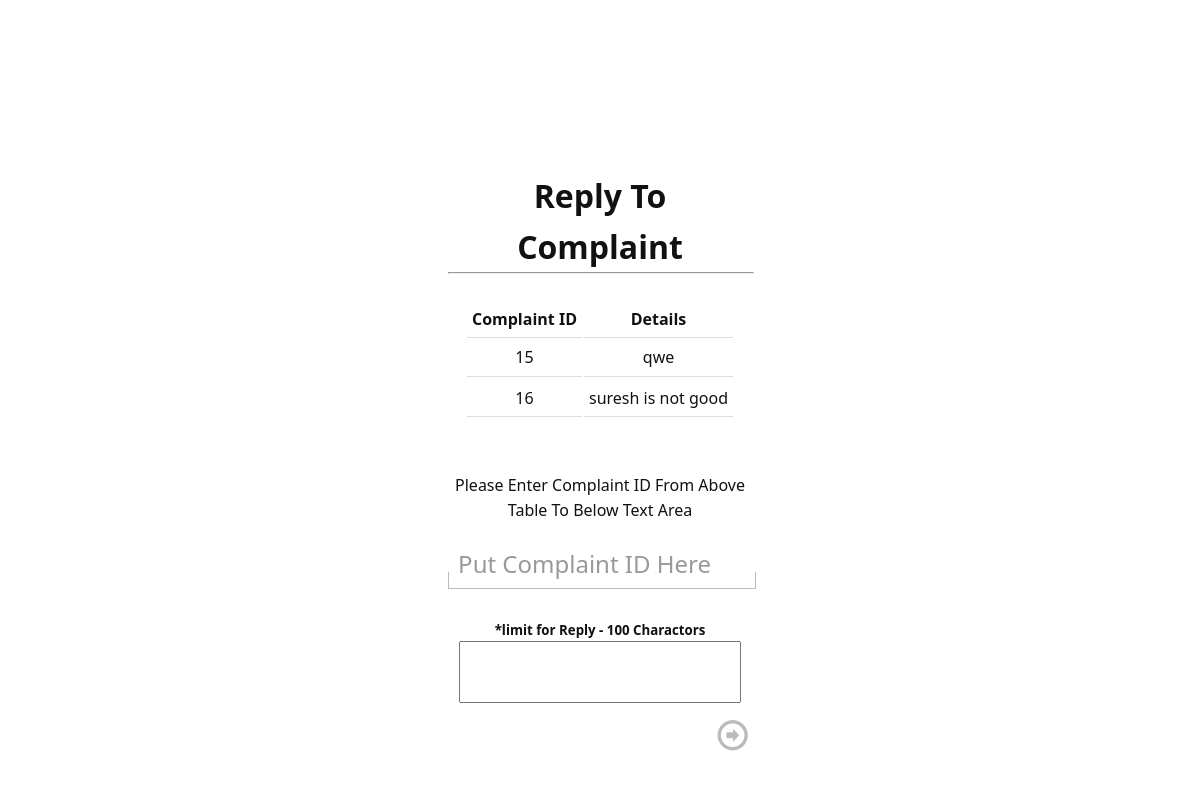
/form/r_comp.php (signed in), run on the app's committed database.
### tables this page shows
CREATE TABLE IF NOT EXISTS `complaints` (
  `cid` int(11) NOT NULL AUTO_INCREMENT,
  `sid` varchar(10) NOT NULL,
  `lid` varchar(10) NOT NULL,
  `date` date NOT NULL,
  `details` varchar(100) NOT NULL,
  `r_flag` varchar(1) NOT NULL,
  PRIMARY KEY (`cid`)
);

### form/r_comp.php (the view, shortened to what this page needs)
<!DOCTYPE html>
<html >
<head>
  <link rel='stylesheet' href='temp/css/style.css'>
</head>
<body>
<?php @session_start();
if(isset($_SESSION['utype'])){
  if($_SESSION['utype'] == 'parent'){
      echo"<form action='../p/r_comp.php' method='POST'>
      <br/>";
      $sid = $_SESSION['p_sid'];
      require('../p/linked_conn.php');
      $query1 = "SELECT * from `complaints` where `sid`= '$sid' && `r_flag` = 'p'";
      if($run = $conn->query($query1)){
        $rows = array();
        while($row = $run->fetch_assoc()){
            $rows[] = $row;
        }
        if(!empty($rows)){
          echo"<h1>Reply To Complaint</h1>
          <center><table margin-top: 10px;'>
          <th>Complaint ID</th><th>Details</th> ";
          $run2 = $conn->query($query1);
            while($row = $run2->fetch_assoc()){
              echo "<tr><td>".$row['cid']."</td><td>".$row['details']."</td><tr>";
            }
          echo "<hr style='width: 100%'><br></table></center>";
          echo '<br>'.'<br>'."Please Enter Complaint ID From Above Table To Below Text Area";
          echo "<span class='input'></span>
          <input type='number' name='cid' min='0' max='99999999999' placeholder='Put Complaint ID Here' autofocus autocomplete='off' required/>
          <span class='input' ></span>
          <h5>*limit for Reply - 100 Charactors</h5>
          <textarea maxlength='100' style='resize:none; height: 40px; width: 260px; padding:10px;' name='details' id='details' placeholder='Enter Reply' required on></textarea>
          <script type='text/javascript'>
            document.addEventListener('DOMContentLoaded',blank);
            function blank(){
              document.getElementById('details').value = ' ';
            }
          </script>
          <br><br><br>
          <button type='submit' value='Submit' title='Submit' class='icon-arrow-right'><span>Submit</span></button>
          </form>
          <script src='http://cdnjs.cloudflare.com/ajax/libs/jquery/2.1.3/jquery.min.js'></script>
          <script src='js/index.js'></script>";
        }else{
          echo "<h1>There Are Not Any Complaints Yet !</h1>";
        }
      }else{
      echo "<h1>Table Fetch Error".mysqli_error($conn)."</h1>";
      }
   }else{
    echo "<center><h1 style='padding: 100px;'>This Page Is Only For Parents ! You Will Be Redirected To Main age In 10 Seconds.</h1></center>";
    header('Refresh: 10; url= ../index.php',303,false);
   }
} else{
  echo "<center><h1 style='padding: 100px;'>Please Login First ! You Will Be Redirected To Login Page In 10 Seconds.</h1></center>";
  header('Refresh: 10; url= ../index.php',303,false);
}
?>
</body>
</html>

### form/temp/css/style.css (style rules this page uses)
* { margin: 0; padding: 0; }
[class*="icon-"] { font-family: 'form'; speak: none; font-style: normal; font-weight: normal; font-variant: normal; text-transform: none; line-height: 1; -webkit-font-smoothing: antialiased; -moz-osx-font-smoothing: grayscale; }
.icon-arrow-right:before { content: "\3e"; }
body, input { font-family: "Avenir Next", Avenir, "Segoe UI", Roboto, "Helvetica Neue", sans-serif; }
body { line-height: 1.6; -webkit-font-smoothing: antialiased; background: #fff; color: #111; }
form { margin: 12% auto; width: 19em; text-align: center; position: relative; -webkit-animation: moveDown .3s; -moz-animation: moveDown .3s; animation: moveDown .3s; -webkit-animation-fill-mode: forwards; -moz-animation-fill-mode: forwards; animation-fill-mode: forwards; }
input { color: #444; font-size: 1.5em; outline: none; box-shadow: none; -webkit-appearance: none; border-radius: 0; border-top: none; border-left: solid 1px; border-right: solid 1px; border-bottom: solid 1px; border-color: #bbb; background: transparent; display: block; height: 2em; width: 12em; margin-bottom: 5%; padding: 0 3%; position: relative; z-index: 0; -webkit-transition: border .25s; -moz-transition: border .25s; -o-transition: border .25s; transition: border .25s; }
.input, #passwordMeter { speak: none; -webkit-touch-callout: none; -webkit-user-select: none; -khtml-user-select: none; -moz-user-select: none; -ms-user-select: none; user-select: none; display: block; position: relative; width: .25em; height: 3em; background: #fff; margin: 0% 0 -2em; z-index: 1; }
.input:after, #passwordMeter:after { content: ''; width: 1em; height: 100%; position: absolute; right: -19.5em; background: #fff; }
button { outline: none; -webkit-appearance: none; border: none; background: transparent; color: #bbb; font-size: 2.05em; padding: 3% 7%; cursor: pointer; position: absolute; right: -6%; bottom: 0%; -webkit-transition: color .2s; -moz-transition: color .2s; -o-transition: color .2s; transition: color .2s; }

### form/r_comp.php (style rules this page uses)
th,td { padding: 5px; border-bottom: 1px solid #ddd; text-align: center; }

### data on the page
complaints: cid "15", details "qwe"
complaints: cid "16", details "suresh is not good"
